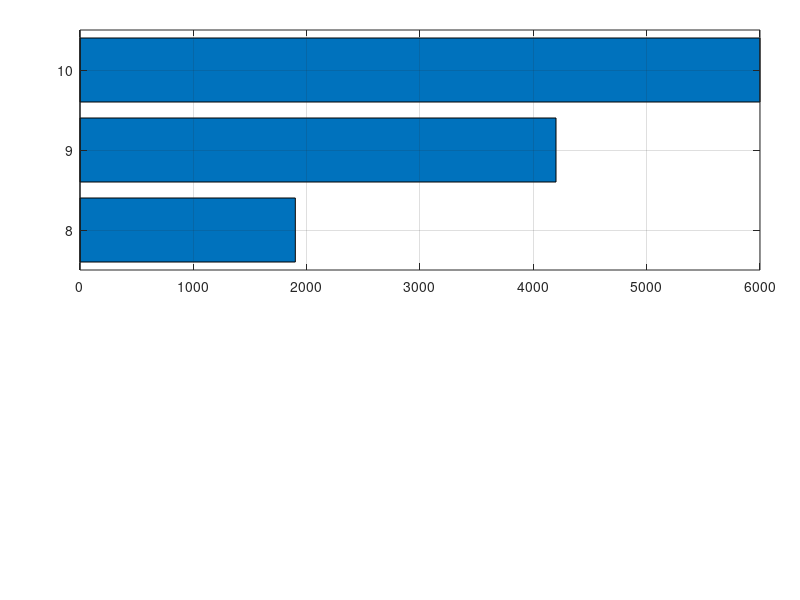

The MATLAB script that drew this image: (Note: this script raises an error after producing the figure.)
sizes = ["(5,5)" "(10,10)" "(15,15)" "(20,20)" "(25,25)" "(30,30)" "(35,35)" "(40,40)" "(45,45)" "(50,50)"];
Y = 1:numel(sizes);

mem_mb = [ 1.7, 2.6, 2.7, 2.2, 40, 254, 851, 1900, 4200, 6000 ];

nlow_max = [2 27 24 228 243 304 768 4080 10224 8970];

figure('Color','w','Position',[10 10 1400 800]);

xlim_small = [0 1000];
xlim_large = [1000 6500];
idx_small = 1:7;
idx_large = 8:10;


% TOP AXIS (large memory)
axTop = axes('Position',[0.10 0.55 0.85 0.40]);
bTop = barh(axTop, Y(idx_large), mem_mb(idx_large), 'grouped');
grid(axTop,'on');
axTop.FontSize = 20;

yyaxis(axTop,'left')
axTop.YTick = Y(idx_large);
axTop.YTickLabel = sizes(idx_large);
% ylabel(axTop,'Matrix A size','FontSize',20);

yyaxis(axTop,'right')
axTop.YLim  = axTop.YAxis(1).Limits;
axTop.YTick = axTop.YAxis(1).TickValues;
axTop.YTickLabel = nlow_max(idx_large);
% ylabel(axTop,'Max \# lower solutions','FontSize',20);

yyaxis(axTop,'left')
xlabel(axTop,'Allocated memory (MB)','FontSize',20);
title(axTop,'Inverse Problem Resolution max alocated memory','FontSize',20);
xlim(axTop, xlim_large);

axTop.YAxis(2).Color = [0.3 0.3 0.3];

% BOTTOM AXIS (small memory)
axBot = axes('Position',[0.10 0.08 0.85 0.40]);
bBot = barh(axBot, Y(idx_small), mem_mb(idx_small), 'grouped');
grid(axBot,'on');
axBot.FontSize = 20;

yyaxis(axBot,'left')
axBot.YTick = Y(idx_small);
axBot.YTickLabel = sizes(idx_small);
ylabel(axBot,'Matrix A size','FontSize',20);

yyaxis(axBot,'right')
axBot.YLim  = axBot.YAxis(1).Limits;
axBot.YTick = axBot.YAxis(1).TickValues;
axBot.YTickLabel = nlow_max(idx_small);
ylabel(axBot,'Max \# lower solutions','FontSize',20);

yyaxis(axBot,'left')
xlabel(axBot,'Allocated memory (MB)','FontSize',20);
xlim(axBot, xlim_small);

axBot.YAxis(2).Color = [0.3 0.3 0.3];


hold(axTop,'on'); hold(axBot,'on');
ylT = axTop.YLim; ylB = axBot.YLim;
xT = axTop.XLim(2); xB = axBot.XLim(2);
